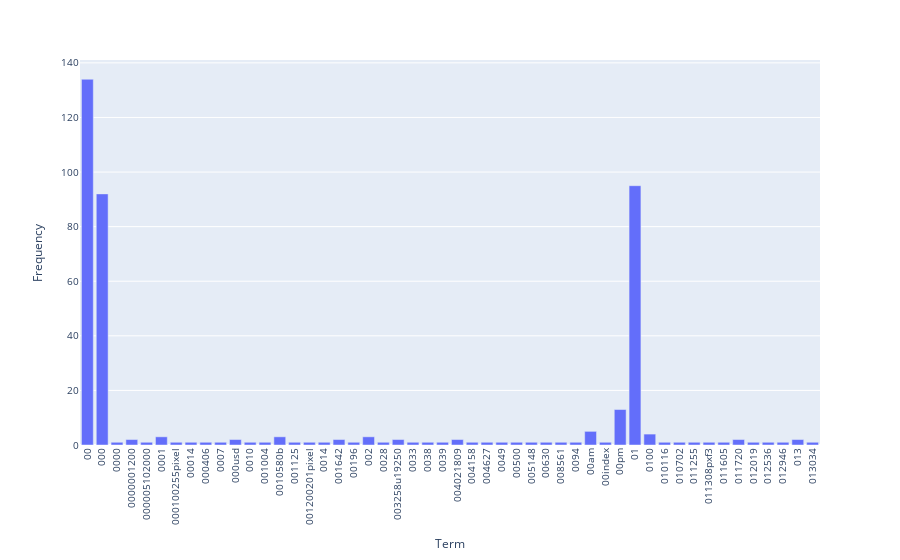

Notebook code for this chart:
### Markdown cell above
### >>> **Exercise 13 (take home):** 
The chart above only contains 300 vocabulary in the documents, and it's already computationally intensive to both compute and visualize. Can you efficiently reduce the number of terms you want to visualize as an exercise.

### Code cell
# Answer here

data = pd.DataFrame({
    'Term': count_vect.get_feature_names_out()[:50],
    'Frequency': term_frequencies[:50]
})

fig = px.bar(data, x='Term', y='Frequency',)

fig.update_layout(
    font={'size': 10},
    xaxis_tickangle=-90
)
fig.show()

### Figure 1 — Plotly figure (JSON) as saved in the notebook; plotly's stock layout.template omitted (floating-point values rounded to 4 significant figures)
{"data": [{"hovertemplate": "Term=%{x}<br>Frequency=%{y}<extra></extra>", "legendgroup": "", "marker": {"color": "#636efa", "pattern": {"shape": ""}}, "name": "", "orientation": "v", "showlegend": false, "textposition": "auto", "type": "bar", "x": ["00", "000", "0000", "0000001200", "000005102000", "0001", "000100255pixel", "00014", "000406", "0007", "000usd", "0010", "001004", "0010580b", "001125", "001200201pixel", "0014", "001642", "00196", "002", "0028", "003258u19250", "0033", "0038", "0039", "004021809", "004158", "004627", "0049", "00500", "005148", "00630", "008561", "0094", "00am", "00index", "00pm", "01", "0100", "010116", "010702", "011255", "011308pxf3", "011605", "011720", "012019", "012536", "012946", "013", "013034"], "xaxis": "x", "y": [134, 92, 1, 2, 1, 3, 1, 1, 1, 1, 2, 1, 1, 3, 1, 1, 1, 2, 1, 3, 1, 2, 1, 1, 1, 2, 1, 1, 1, 1, 1, 1, 1, 1, 5, 1, 13, 95, 4, 1, 1, 1, 1, 1, 2, 1, 1, 1, 2, 1], "yaxis": "y"}], "layout": {"barmode": "relative", "font": {"size": 10}, "legend": {"tracegroupgap": 0}, "margin": {"t": 60}, "xaxis": {"anchor": "y", "domain": [0, 1], "tickangle": -90, "title": {"text": "Term"}}, "yaxis": {"anchor": "x", "domain": [0, 1], "title": {"text": "Frequency"}}}}
